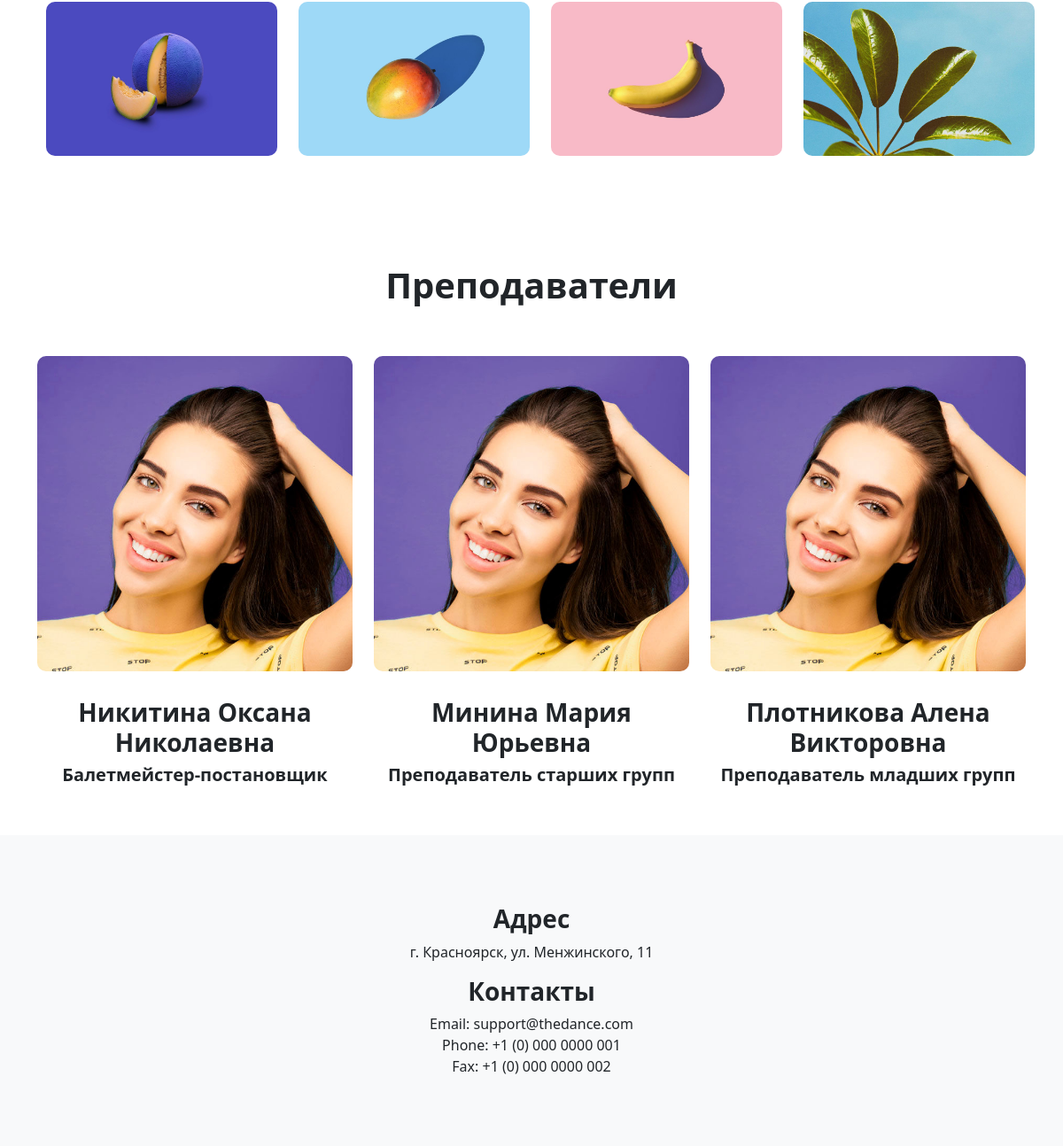
The app's page / (lower part), older data.
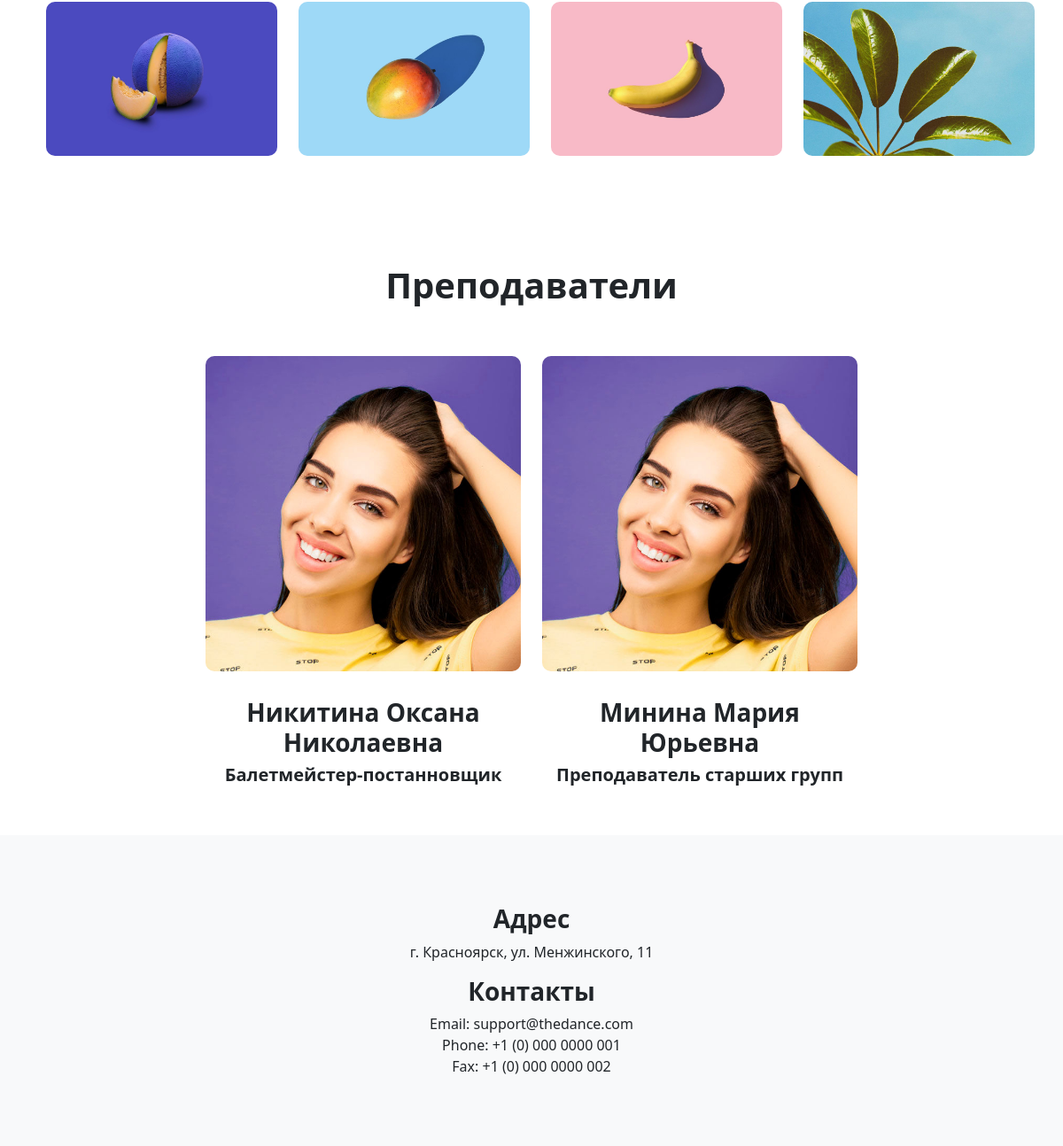
The same page, newer data.
### main/models.py (models this page shows, shortened)
class Teacher(models.Model):
    Name = models.CharField(max_length=150)
    Birthdate = models.DateField()
    Education_certificate = models.PositiveIntegerField()
    Profession = models.CharField(max_length=100)
    Home = models.CharField(max_length=200)
    Login = models.CharField(max_length=50)
    Password = models.CharField(max_length=24)

### main/views.py (the view)
# urls.py: path('', views.index, name='home'),
def index(request):
    teacher = Teacher.objects.all()
    client = Client.objects.all()
    return render(request, 'main/index.html',
                  {"teachers": teacher, "clients": client})

### main/templates/main/index.html (shortened to what this page needs)
{% extends 'main/base.html' %}
{% load static %}
{% block content %}
<div class="container">
    <section class="gallery" id="gallery">
        <div class="pt-5 pb-5 justify-content-center">
            <div class="row step">
                <div class="item-img col-sm-auto col-md-auto col-lg-3">
                    <img src="{% static 'img/features1.jpg' %}" alt="">
                </div>
                <div class="item-img col-sm-auto col-md-auto col-lg-3">
                    <img src="{% static 'img/features2.jpg'%}" alt="">
                </div>
                <div class="item-img col-sm-auto col-md-auto col-lg-3">
                    <img src="{% static 'img/features3.jpg'%}" alt="">
                </div>
                <div class="item-img col-sm-auto col-md-auto col-lg-3">
                    <img src="{% static 'img/features4.jpg'%}" alt="">
                </div>
            </div>
        </div>
    </section>
    <section class="team" id="team">
        <div class="pt-5 pb-5">
            <h1 class="h1 m-3"><strong>Преподаватели</strong></h1>
            <div class="row justify-content-center">
                {% for teacher in teachers %}
                <div class="col-sm-auto col-md-auto col-lg-4">
                    <img src="{% static 'img/team3.jpg'%}" alt="">
                    <h3><strong>{{teacher.Name}}</strong></h3>
                    <h5><strong>{{teacher.Profession}}</strong></h5>
                </div>
                {% endfor %}
            </div>
        </div>
    </section>
</div>
{% endblock %}

Row changes from the older to the newer data that the page shows:
removed Teacher: Name "Плотникова Алена Викторовна", Profession "Преподаватель младших групп"
changed Teacher "Никитина Оксана Николаевна": Profession "Балетмейстер-постановщик" → "Балетмейстер-постанновщик"
